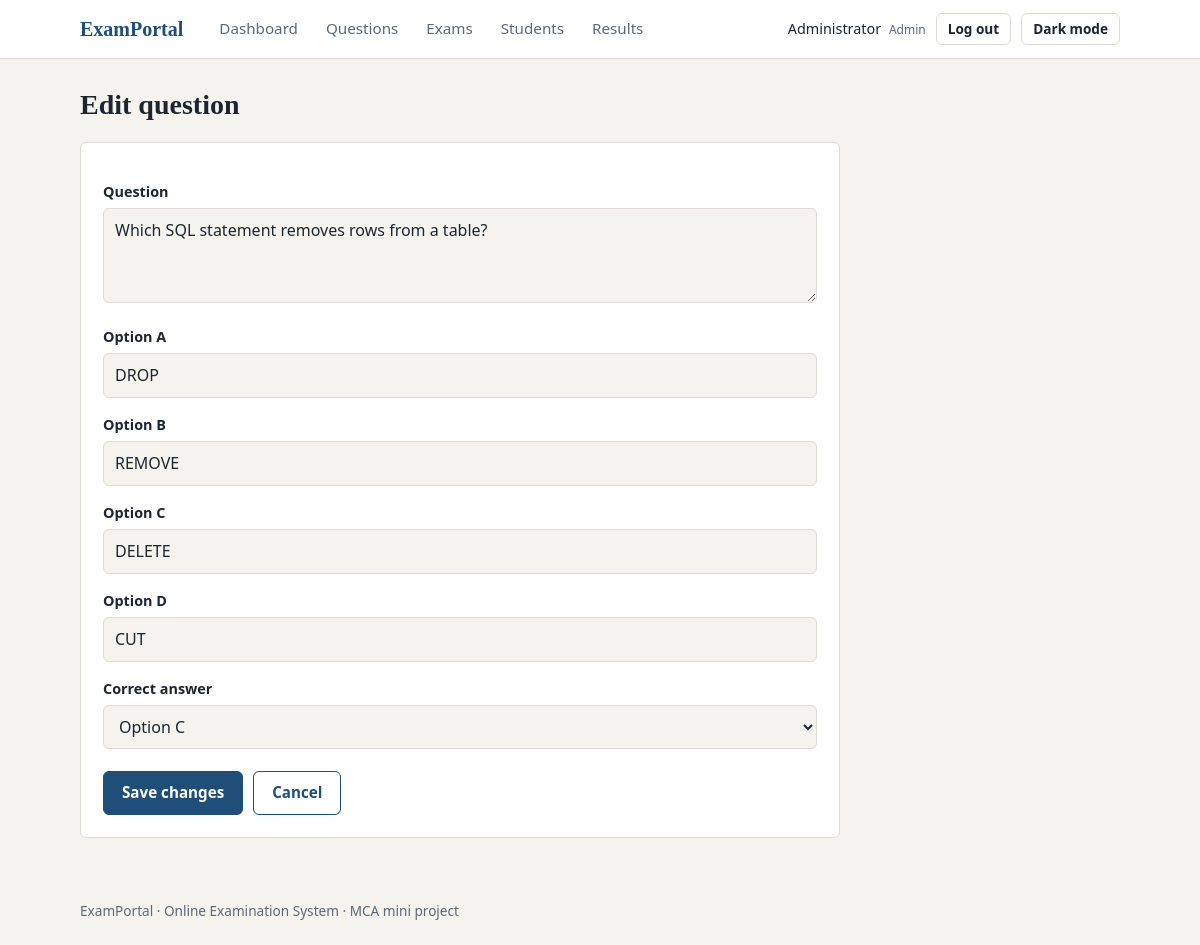
The page /admin/question_form.php?id=2 (signed in) on the database its author committed.
### tables this page shows
CREATE TABLE questions (
  id INT UNSIGNED AUTO_INCREMENT PRIMARY KEY,
  question_text TEXT NOT NULL,
  option_a VARCHAR(255) NOT NULL,
  option_b VARCHAR(255) NOT NULL,
  option_c VARCHAR(255) NOT NULL,
  option_d VARCHAR(255) NOT NULL,
  correct_option ENUM('A','B','C','D') NOT NULL,
  created_at TIMESTAMP NOT NULL DEFAULT CURRENT_TIMESTAMP
);

### includes/functions.php (called while the page is built, shortened)
<?php
function db() {
    static $pdo = null;
    if ($pdo === null) {
        try {
            $pdo = new PDO('mysql:host=' . DB_HOST . ';dbname=' . DB_NAME . ';charset=utf8mb4', DB_USER, DB_PASS, [
                PDO::ATTR_ERRMODE => PDO::ERRMODE_EXCEPTION,
                PDO::ATTR_DEFAULT_FETCH_MODE => PDO::FETCH_ASSOC,
                PDO::ATTR_EMULATE_PREPARES => false,
            ]);
        } catch (PDOException $e) {
            http_response_code(500);
            exit('Database connection failed. Start MySQL in XAMPP, import database/exam_db.sql and check config/config.php.');
        }
    }
    return $pdo;
}
function q($sql, $params = []) {
    $stmt = db()->prepare($sql);
    $stmt->execute($params);
    return $stmt;
}
function e($value) {
    return htmlspecialchars((string)$value, ENT_QUOTES, 'UTF-8');
}
function url($path = '') {
    return BASE_URL . '/' . ltrim($path, '/');
}
function get_id($key = 'id') {
    $value = filter_var($_GET[$key] ?? 0, FILTER_VALIDATE_INT);
    return $value && $value > 0 ? $value : 0;
}

### admin/question_form.php (the view, shortened to what this page needs)
<?php
require_once __DIR__ . '/../includes/functions.php';
$id = get_id();
$q = ['question_text' => '', 'option_a' => '', 'option_b' => '', 'option_c' => '', 'option_d' => '', 'correct_option' => 'A'];
if ($id) {
    $q = q('SELECT * FROM questions WHERE id = ?', [$id])->fetch();
}
$title = $id ? 'Edit question' : 'Add question';
require __DIR__ . '/../includes/header.php';
?>
<div class="page-head"><h1><?= e($title) ?></h1></div>
<div class="card form-card">
  <form method="post" novalidate>
    <label for="question_text">Question</label>
    <textarea id="question_text" name="question_text" rows="3" required><?= e($q['question_text']) ?></textarea>
    <?php foreach (['a', 'b', 'c', 'd'] as $k): ?>
      <label for="option_<?= $k ?>">Option <?= strtoupper($k) ?></label>
      <input id="option_<?= $k ?>" name="option_<?= $k ?>" value="<?= e($q['option_' . $k]) ?>" required>
    <?php endforeach; ?>
    <label for="correct_option">Correct answer</label>
    <select id="correct_option" name="correct_option">
      <?php foreach (['A', 'B', 'C', 'D'] as $c): ?>
        <option value="<?= $c ?>"<?= $q['correct_option'] === $c ? ' selected' : '' ?>>Option <?= $c ?></option>
      <?php endforeach; ?>
    </select>
    <div class="form-actions">
      <button class="btn"><?= $id ? 'Save changes' : 'Add question' ?></button>
      <a class="btn btn-secondary" href="<?= url('admin/questions.php') ?>">Cancel</a>
    </div>
  </form>
</div>
<?php require __DIR__ . '/../includes/footer.php'; ?>

### assets/css/style.css (style rules this page uses)
:root { --bg: #f4f3ee; --surface: #ffffff; --ink: #1d2530; --muted: #5d6877; --line: #dedbd2; --primary: #1f4e79; --primary-dark: #173b5c; --on-primary: #ffffff; --tint: #e8eff6; --ok: #2b7a4b; --ok-bg: #e3f1e8; --bad: #b0372c; --bad-bg: #f8e4e1; --info-bg: #e6eef6; --warn: #a56a0c; --radius: 6px; --serif: Georgia, "Times New Roman", serif; --sans: system-ui, -apple-system, "Segoe UI", Roboto, Arial, sans-serif; }
* { box-sizing: border-box; }
body { margin: 0; font-family: var(--sans); background: var(--bg); color: var(--ink); line-height: 1.55; font-size: 16px; }
h1, h2, h3 { font-family: var(--serif); line-height: 1.25; margin: 0 0 .5rem; }
h1 { font-size: 1.75rem; }
a { color: var(--primary); }
.btn { display: inline-block; font: inherit; font-weight: 600; font-size: .95rem; padding: 9px 18px; border: 1px solid var(--primary); border-radius: var(--radius); background: var(--primary); color: var(--on-primary); cursor: pointer; text-decoration: none; text-align: center; transition: background .15s, border-color .15s, transform .1s; }
.btn-secondary { background: transparent; color: var(--primary); }
.card { background: var(--surface); border: 1px solid var(--line); border-radius: var(--radius); padding: 22px; margin-bottom: 22px; }
.page-head { display: flex; justify-content: space-between; align-items: center; gap: 12px; flex-wrap: wrap; margin-bottom: 20px; }
.page-head h1 { margin: 0; }
label { display: block; font-weight: 600; font-size: .9rem; margin: 16px 0 5px; }
input, select, textarea { width: 100%; font: inherit; padding: 9px 11px; border: 1px solid var(--line); border-radius: var(--radius); background: var(--bg); color: var(--ink); }
.form-card { max-width: 760px; }
.form-actions { display: flex; gap: 10px; margin-top: 22px; }

### rows shown on the page
questions: question_text "Which SQL statement removes rows from a table?", option_a "DROP", option_b "REMOVE", option_c "DELETE", option_d "CUT", correct_option "Option C"

### other values the page prints
$label "Dashboard"
$label "Questions"
$label "Exams"
$label "Students"
$label "Results"
$me['name'] "Administrator"
$me['role'] "Admin"
$title "Edit question"
$k "A"
$k "B"
$k "C"
$k "D"
